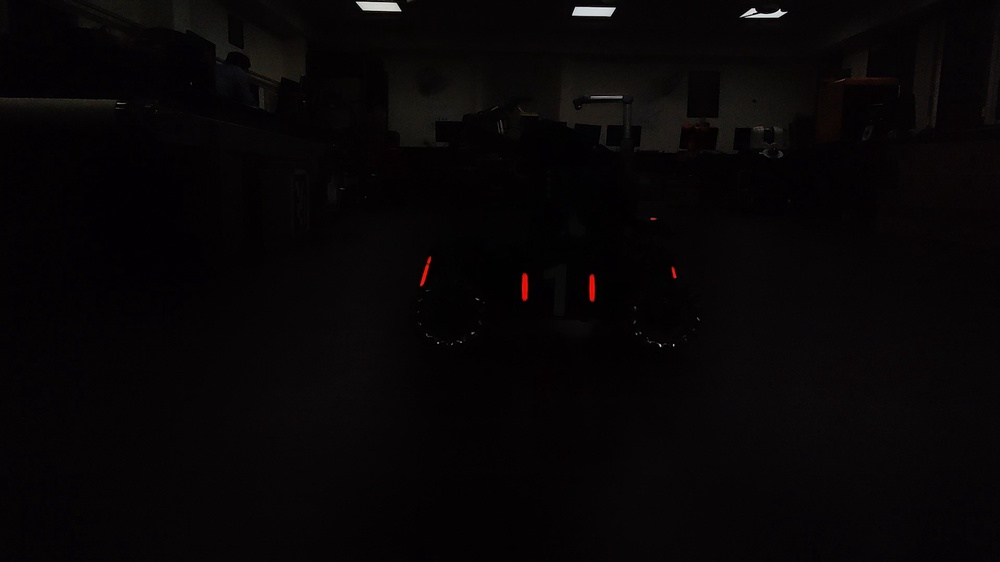
#> input picture image/side_0.jpg, 1000 x 562 px, shrunk from 1920 x 1080 before the run, found by its file name
$ python single.py
#> lines starting #> are read from the running program, lines starting #| are printed output that depends on the picture
import cv2 as cv
import numpy as np
import math
# cap=cv.VideoCapture(1)
frame=cv.imread('image/side/side_0.jpg')
#> frame is the input picture: shape (562, 1000, 3); mean B, G, R 6.2, 5.3, 7.4
hsv=cv.cvtColor(frame,cv.COLOR_BGR2HSV)
#> hsv: shape (562, 1000, 3); mean H, S, V 144.1, 97.7, 7.6
hsv=hsv[:,:,1]
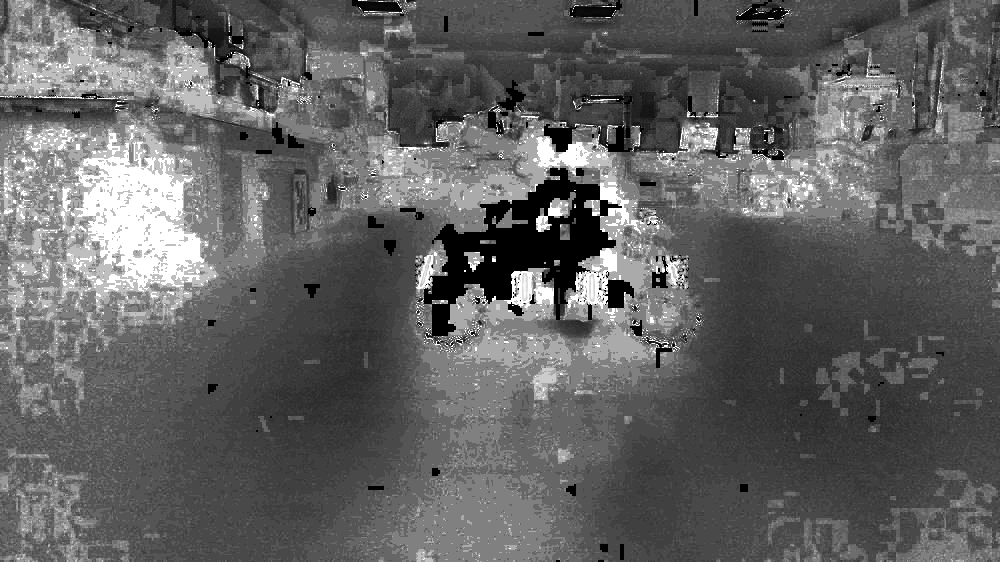
#> hsv: shape (562, 1000); min 0, max 255, mean 97.7
cv.imshow('a',hsv)
cv.waitKey(0)
# cap.set(15, .000001)

$ run again, with image/side_112.jpg copied over image/side_0.jpg
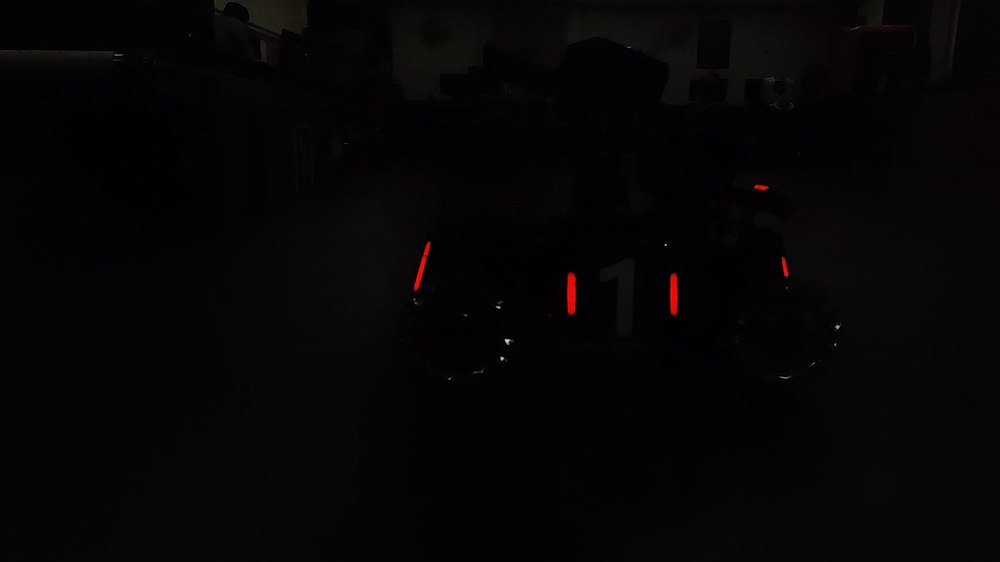
#> input picture image/side_112.jpg, 1000 x 562 px, shrunk from 1920 x 1080 before the run, found by its file name
#> frame is the input picture: shape (562, 1000, 3); mean B, G, R 5, 4.1, 6.2
#> `hsv=hsv[:,:,1]`:
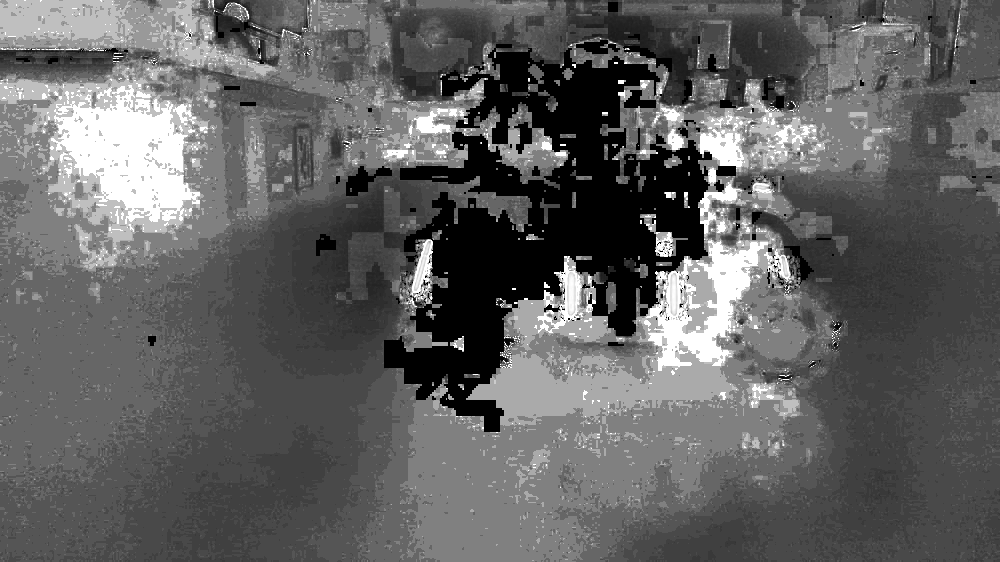
#> hsv: shape (562, 1000); min 0, max 255, mean 97.1

$ run again, with image/side_120.jpg copied over image/side_0.jpg
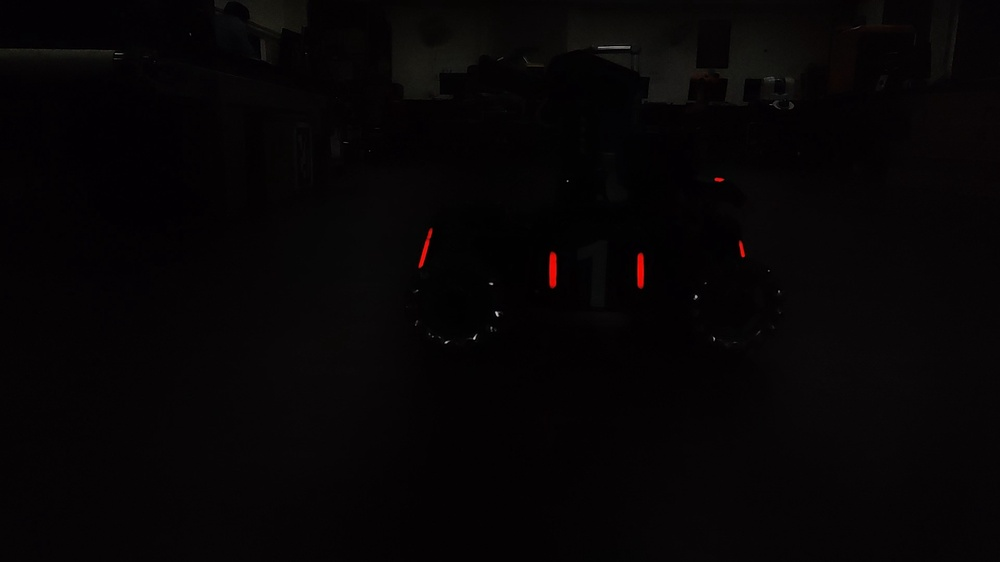
#> input picture image/side_120.jpg, 1000 x 562 px, shrunk from 1920 x 1080 before the run, found by its file name
#> frame is the input picture: shape (562, 1000, 3); mean B, G, R 5.3, 4.4, 6.4
#> `hsv=hsv[:,:,1]`:
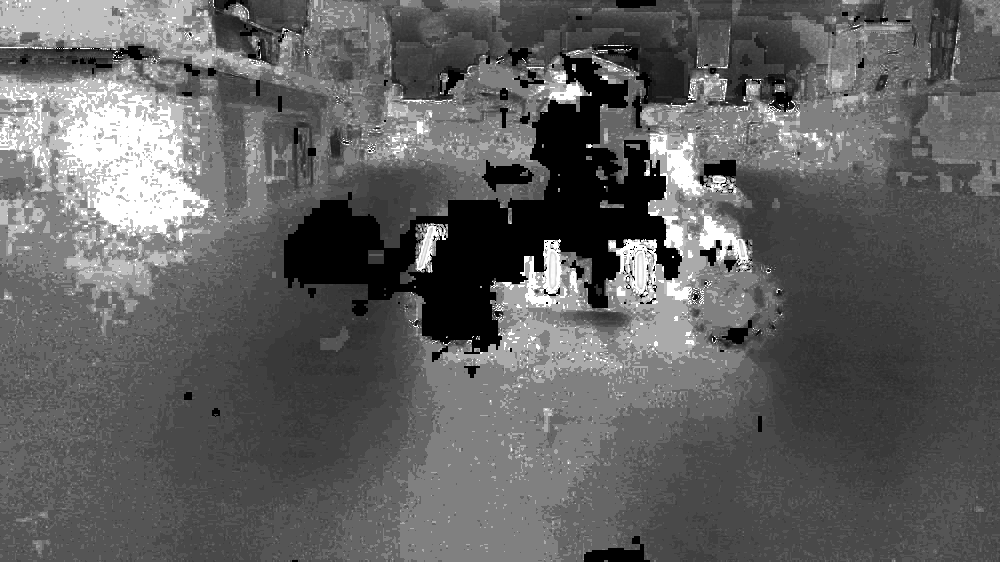
#> hsv: shape (562, 1000); min 0, max 255, mean 96.5

$ run again, with image/side_133.jpg copied over image/side_0.jpg
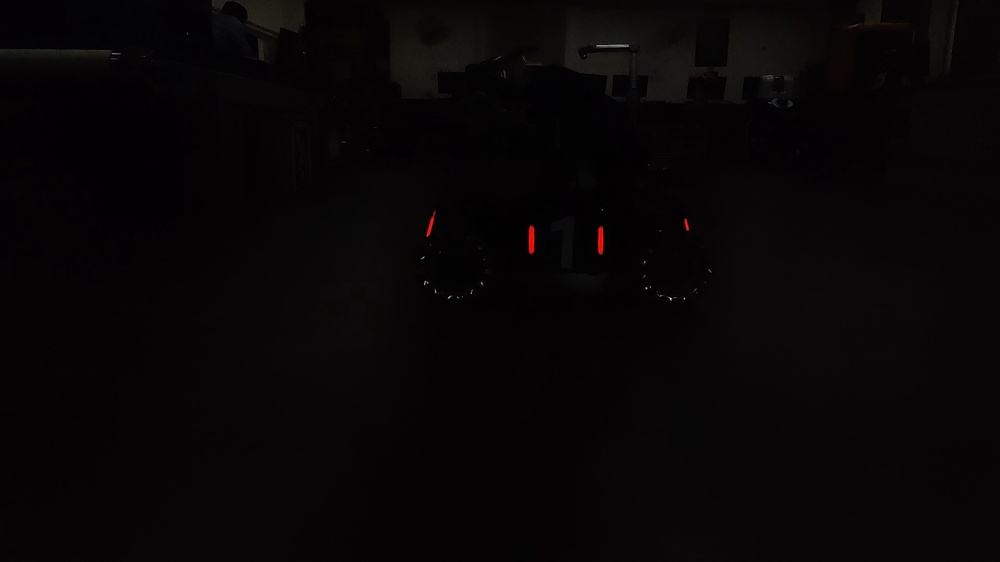
#> input picture image/side_133.jpg, 1000 x 562 px, shrunk from 1920 x 1080 before the run, found by its file name
#> frame is the input picture: shape (562, 1000, 3); mean B, G, R 5.7, 4.8, 6.8
#> `hsv=hsv[:,:,1]`:
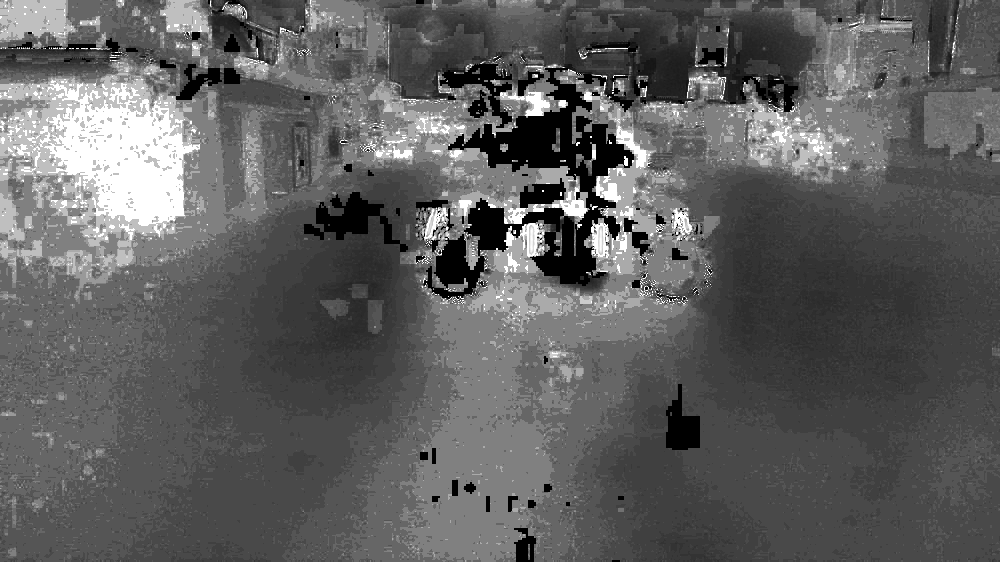
#> hsv: shape (562, 1000); min 0, max 255, mean 94.7
